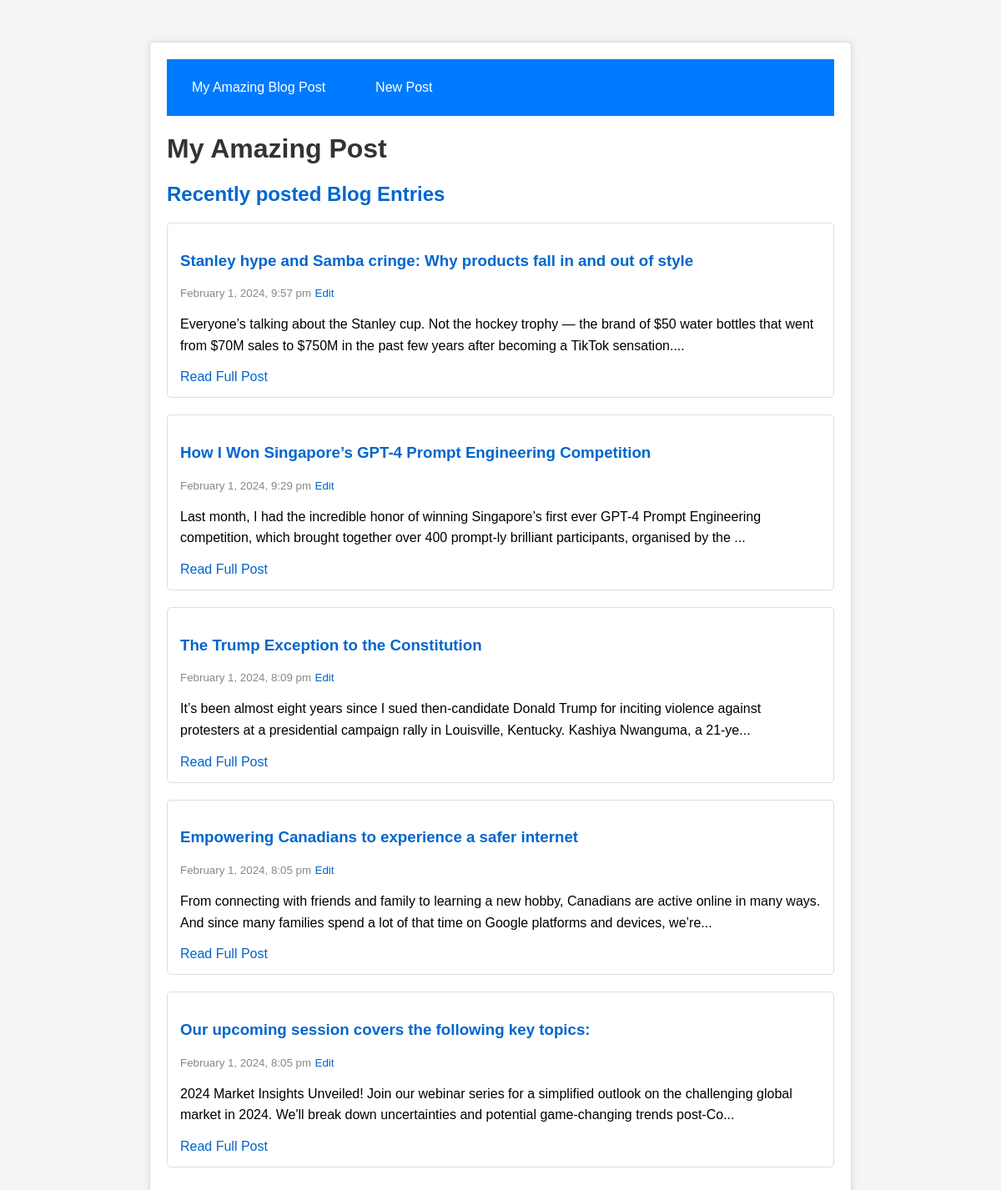
The page / on the database its author committed.
### tables this page shows
CREATE TABLE `blog_post` (
  `id` int(11) NOT NULL,
  `title` varchar(255) NOT NULL,
  `content` text NOT NULL,
  `created_date` timestamp NOT NULL DEFAULT current_timestamp()
);

### index.php (the view, shortened to what this page needs)
<?php
require('connect.php');
$query = "SELECT * FROM blog_post ORDER BY created_date DESC LIMIT 5";
$statement = $db->prepare($query);
$statement->execute();
$rows = $statement->fetchAll();
?>
<!DOCTYPE html>
<html lang="en">
<head>
    <link rel="stylesheet" href="main.css?v=<?php echo time(); ?>">
</head>
<body>
    <div class="container">
    <?php include('nav.php'); ?>
        <h1>My Amazing Post</h1>
        <h2>Recently posted Blog Entries</h2>
        <?php foreach ($rows as $row): ?>
            <div class="post">
                <h3><a href="post.php?id=<?= $row['id'] ?>"><?= $row['title'] ?></a></h3>
                <?php if (isset($row['created_date'])): ?>
                    <small><?= date('F j, Y, g:i a', strtotime($row['created_date'])) ?></small>
                    <small><a href="edit.php?id=<?= $row['id'] ?>">Edit</a></small>
                <?php endif; ?>
                <p><?= substr($row['content'], 0, 200) ?>...</p>
                <a href="post.php?id=<?= $row['id'] ?>">Read Full Post</a>
            </div>
        <?php endforeach; ?>
    </div>
</body>
</html>

### nav.php
<nav>
    <ul>
        <li><a href="index.php">My Amazing Blog Post</a></li>
        <li><a href="new_post.php">New Post</a></li>
    </ul>
</nav>

### main.css (style rules this page uses)
body { font-family: 'Arial', sans-serif; background-color: #f5f5f5; margin: 0; padding: 0; }
nav { background-color: #007bff; padding: 15px 0; text-align: center; }
nav ul { list-style: none; padding: 0; margin: 0; display: flex; }
nav li { margin: 0 10px; }
nav a { color: #fff; text-decoration: none; padding: 10px 20px; border-radius: 5px; transition: background-color 0.3s ease; display: inline-block; }
.container { max-width: 800px; margin: 50px auto; background-color: #fff; border: 1px solid #ddd; border-radius: 5px; padding: 20px; box-shadow: 0 0 10px rgba(0, 0, 0, 0.1); }
h1 { color: #333; }
h2 { color: #0066cc; }
h3 { color: #0066cc; }
small { color: #888; }
p { line-height: 1.6; }
a { color: #0066cc; text-decoration: none; }
div.post { margin-bottom: 20px; background-color: #fff; padding: 15px; border: 1px solid #ddd; border-radius: 5px; }

### rows shown on the page
blog_post: title "Stanley hype and Samba cringe: Why products fall in and out of style", created_date "February 1, 2024, 9:57 pm", content "Everyone’s talking about the Stanley cup. Not the hockey trophy — the brand of $50 water bottles that went from $70M sales to $750M in the past few years after becoming a TikTok sensation."
blog_post: title "How I Won Singapore’s GPT-4 Prompt Engineering Competition", created_date "February 1, 2024, 9:29 pm", content "Last month, I had the incredible honor of winning Singapore’s first ever GPT-4 Prompt Engineering competition, which brought together over 400 prompt-ly brilliant participants, organised by the"
blog_post: title "The Trump Exception to the Constitution", created_date "February 1, 2024, 8:09 pm", content "It’s been almost eight years since I sued then-candidate Donald Trump for inciting violence against protesters at a presidential campaign rally in Louisville, Kentucky. Kashiya Nwanguma, a 21-ye"
blog_post: title "Empowering Canadians to experience a safer internet", created_date "February 1, 2024, 8:05 pm", content "From connecting with friends and family to learning a new hobby, Canadians are active online in many ways. And since many families spend a lot of that time on Google platforms and devices, we’re"
blog_post: title "Our upcoming session covers the following key topics:", created_date "February 1, 2024, 8:05 pm", content "2024 Market Insights Unveiled! Join our webinar series for a simplified outlook on the challenging global market in 2024. We'll break down uncertainties and potential game-changing trends post-Co"
